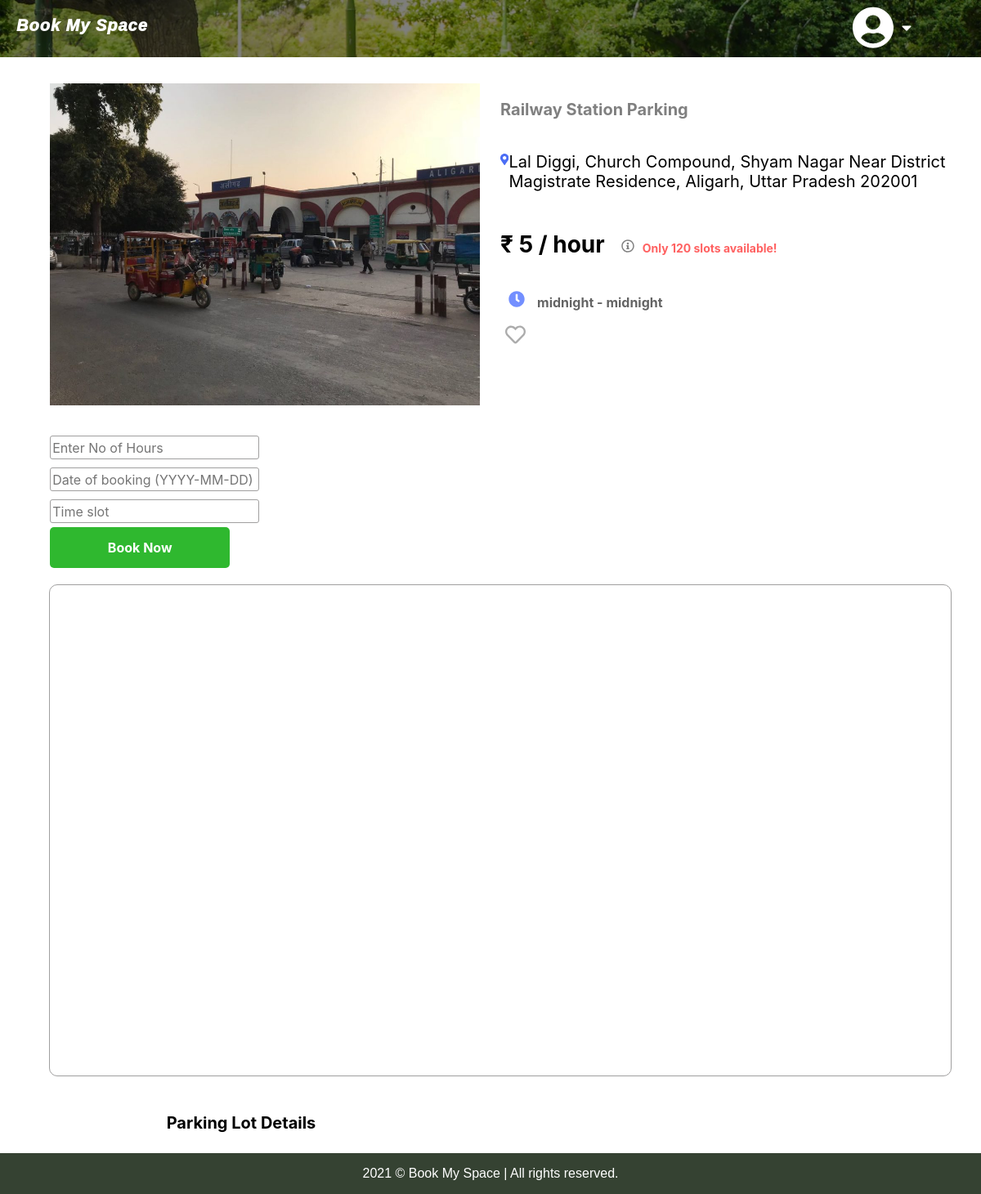
Page /pl/30/ on the committed database.
### parking_lots/models.py (models this page shows, shortened)
class bms_pl_data(models.Model):
    pl_id = models.AutoField(primary_key=True)
    user_id = models.ForeignKey("bms_users.bms_signup", on_delete=models.CASCADE)
    manager_name = models.CharField(max_length=50)
    address = models.CharField(max_length=1000)
    city = models.CharField(max_length=100)
    booking_price = models.PositiveIntegerField()
    opening_time = models.TimeField()
    closing_time = models.TimeField()
    email = models.EmailField()
    total_slot_count = models.PositiveIntegerField()
    booked_slot_count = models.PositiveIntegerField()
    pl_image = models.ImageField(upload_to='pl-images/', null = True, default='pl-images/logo.jpg')
    pl_description = models.CharField(max_length=2500, null=True, blank=True)

### bms_users/models.py (models this page shows)
class bms_signup(models.Model):
    name = models.CharField(max_length=50)
    phonenumber = models.CharField(max_length=13, default='+91')
    username = models.CharField(max_length=20)
    password = models.CharField(max_length=500)
    user_type = models.IntegerField()
    user_id = models.AutoField(primary_key = True)

### parking_lots/views.py (the view, shortened to what this page needs)
# urls.py: path('pl/<int:pl_id>/', parking_lot_detail_view, name="parking-lot-details"),
def parking_lot_detail_view(request, pl_id):
    pl_data = bms_pl_data.objects.get(pl_id = pl_id)
    context = {
        "parking_lot" : pl_data,
        "slots_left": (pl_data.total_slot_count-pl_data.booked_slot_count)
    }
    return render(request, "parking-lot-detail.html", context)

### templates/parking-lot-detail.html (shortened to what this page needs)
{% extends "base_layout.html" %}
{% load static %}
{% block searchbarcss %}
<link rel="stylesheet" href="{% static 'css/parking-lot-detail.css' %}">
{% endblock %}
            {% block content %}
            <div class="big-container">
                <div class="left-container">
                    <div class="image-container" style="padding-right: 25px;">
                        <img src="{{ parking_lot.pl_image.url }}" alt="">
                    </div>
                    <div class="mb-6">
                        <div class="form-card-container">
                            <div class="form-container">
                                    <form action="" method="post">{% csrf_token %}
                                        <div class="input-container">
                                            <input type="text" name="hours" placeholder="Enter No of Hours"/>
                                        </div>
                                        <div class="input-container">
                                            <input type="text" name="booked_date" placeholder="Date of booking (YYYY-MM-DD)" />
                                        </div>
                                        <div class="input-container">
                                            <input type="text" name="booked_time" placeholder="Time slot" />
                                        </div>
                                            <input type="submit" name="book_pl" value="Book Now" class="book-btn">
                                        </form>
                                </div>
                            </div>
                    </div>
                </div>
                <div class="details-container">
                    <p class="pl-name">{{ parking_lot.user_id.name }}</p>
                    <div class="pl-address-container">
                        <p class="address">{{ parking_lot.address }}</p>
                    </div>
                    <div class="price-container">
                        <p class="price">
                            {% if parking_lot.booking_price == 0 %}
                            Free
                            {% else %}
                            &#8377; {{ parking_lot.booking_price }} / hour
                            {% endif %}
                        </p>
                        <p class="slots-left">Only {{ slots_left }} slots available!</p>
                    </div>
                    <div class="time-container">
                        <p class="time">{{ parking_lot.opening_time }} - {{ parking_lot.closing_time }}</p>
                    </div>
                    <div class="fav">
                        <form action="" method="POST">{% csrf_token %}
                            <button type="submit" name="add_to_fav" value="{{ parking_lot.pl_id }}" style="background: transparent; border: 0px;">
                            </button>
                        </form>
                    </div>
                </div>
            </div>
            <div id="map" style="width: 90%; height:600px"></div>
            <div class="dropdown">
                <div onclick="myFunction()" class="dropbtn">
                    <p class="pl-detailbtn">
                        Parking Lot Details
                    </p>
                </div>
              </div>
            {% endblock %}

### templates/base_layout.html (shortened to what this page needs)
{% load static %}
<!DOCTYPE html>
<html lang="en">
<head>
    <link rel="stylesheet" href="{% static 'css/base_layout.css' %}">
    {% block searchbarcss %}
    {% endblock %}
</head>
<body>
    <div class="top-container">
        <div class="top-container-overlay">
            <div class="header-container">
                <header>
                    <nav>
                        <a href="../" class="homepage-link">Book My Space</a>
                        <div class="dropdown-option-container" >
                        </div>
                    </nav>
                </header>
            </div>
        </div>
    </div>
    <div class="body-container">
        <div class="contents">
            {% block content %}
            {% endblock %}
        </div>
    </div>
    <footer>
        <div class="footer-copyrights">
            <p>2021 &copy; Book My Space | All rights reserved.</p>
        </div>
    </footer>
</body>
</html>

### static/css/base_layout.css (style rules this page uses)
body { font-family: Okra,Helvetica,sans-serif; margin: 0px; }
.top-container { background: url(./homepage-background.jpg); height: 70px; background-size: cover; background-repeat: no-repeat; padding: 0px; margin: 0px; border: 0px; display: flex; flex-direction: column; }
.top-container-overlay { background: rgba(0, 0, 0, 0.5); height: 70px; background-size: cover; }
.header-container { display: flex; flex-direction: column; }
nav { display: flex; flex-direction: row; align-items: baseline; position: relative; }
.homepage-link { font-size: 20px; font-family: Verdana, Geneva, Tahoma, sans-serif; font-weight: 1000; margin-bottom: 10px; font-style: italic; letter-spacing: 1px; float: left; align-items: baseline; text-decoration: none; color: white; padding: 20px; }
.body-container { display: flex; flex-direction: column; flex-wrap: wrap; }
.contents { display: flex; flex-direction: column; align-items: center; }
footer { background: rgb(53, 66, 50); width: 100%; }
.footer-copyrights { display: flex; flex-direction: column; align-items: center; }
.footer-copyrights > p { font-size: 16px; color: white; }
.fa-caret-down { width: 12px; color: grey; cursor: pointer; padding: 10px; }
.option-button { color: white; background: transparent; cursor: pointer; border: 0px; width: 50px; padding: 8px 0px; }
.dropdown-option-container { position: absolute; display: flex; right: 75px; }

### rows in the picture
bms_pl_data: pl_image (picture), user_id.name "Railway Station Parking", address "Lal Diggi, Church Compound, Shyam Nagar Near District Magistrate Residence, Aligarh, Uttar Pradesh 202001", booking_price "5", opening_time "midnight", closing_time "midnight"

### other values in the picture
{{ slots_left }} "120"
